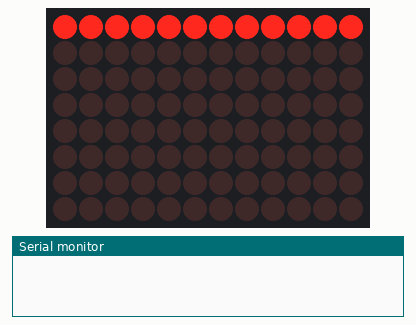
This sketch was run on a simulated Arduino Uno R4 WiFi. Parts: 12×8 LED matrix, the last lines printed to the serial monitor.

Above: at 0.1 s.
At 1.1 s:
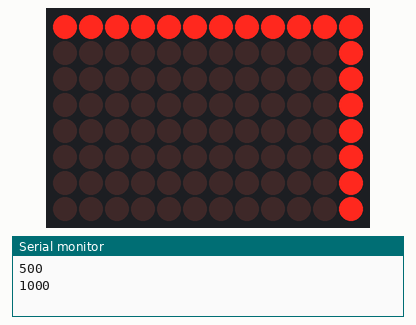
At 3.1 s:
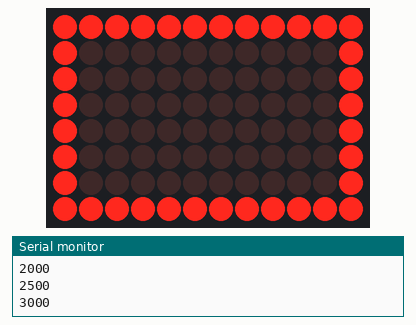
At 6.1 s:
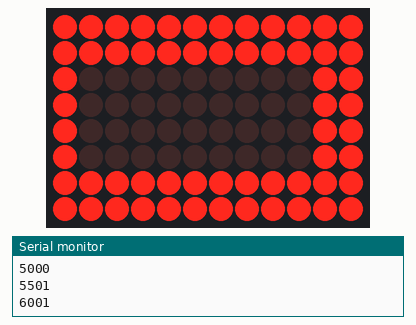
At 9.1 s:
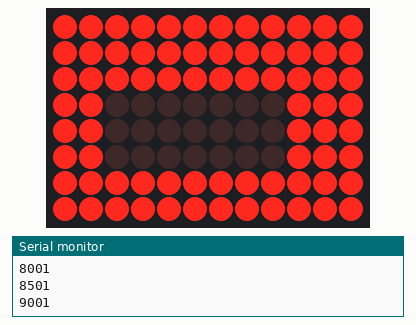
At 13.1 s:
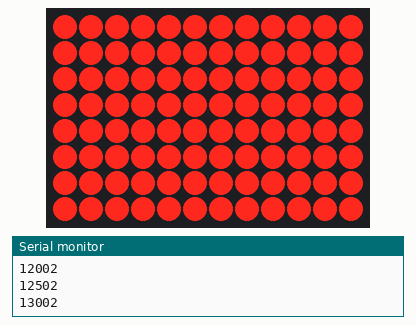

Measured:
- by itself, everything shown: repeats every 14.0 s, in 14 steps
- what the display in image 1 shows lasts 1.0 s, from 1.0 s to 2.0 s

The sketch:

Test01.ino
```cpp
#include "Arduino_LED_Matrix.h"
#include "Test01.h"

ArduinoLEDMatrix matrix;

void setup() {
  Serial.begin(115200);
  matrix.loadSequence(Test01);
  matrix.begin();
  matrix.play(true);

}

void loop() {
  delay(500);
  Serial.println(millis());

}
```

Test01.h
```cpp
const uint32_t Test01[][4] = {
	{
		0xfff00000,
		0x0,
		0x0,
		1000
	},
	{
		0xfff00100,
		0x10010010,
		0x1001001,
		1000
	},
	{
		0xfff00100,
		0x10010010,
		0x1001fff,
		1000
	},
	{
		0xfff80180,
		0x18018018,
		0x1801fff,
		1000
	},
	{
		0xffffff80,
		0x18018018,
		0x1801fff,
		1000
	},
	{
		0xffffff80,
		0x38038038,
		0x3803fff,
		1000
	},
	{
		0xffffff80,
		0x38038038,
		0x3ffffff,
		1000
	},
	{
		0xffffffc0,
		0x3c03c03c,
		0x3ffffff,
		1000
	},
	{
		0xffffffff,
		0xfc03c03c,
		0x3ffffff,
		1000
	},
	{
		0xffffffff,
		0xfc07c07c,
		0x7ffffff,
		1000
	},
	{
		0xffffffff,
		0xfc07c07f,
		0xffffffff,
		1000
	},
	{
		0xffffffff,
		0xfe07e07f,
		0xffffffff,
		1000
	},
	{
		0xffffffff,
		0xffffe07f,
		0xffffffff,
		1000
	},
	{
		0xffffffff,
		0xffffffff,
		0xffffffff,
		1000
	}
};
```
